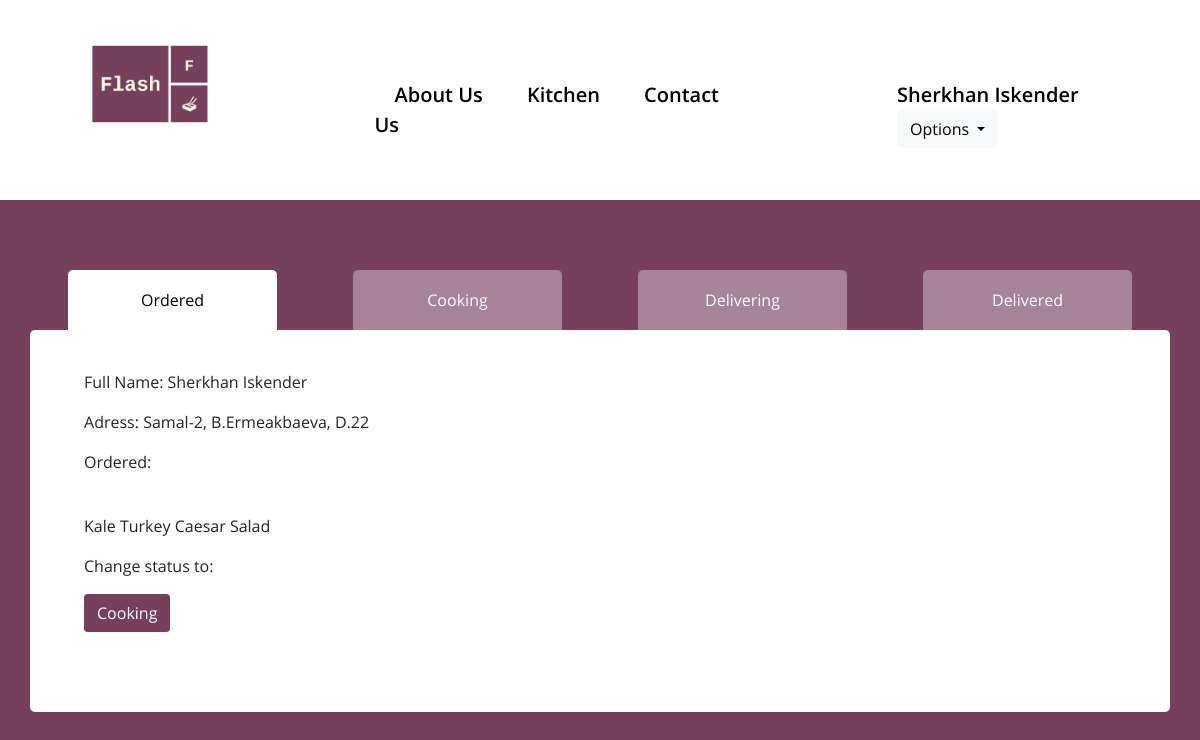
Page /php/admin_panel.php?order_status=Ordered (signed in) on the committed database.
### tables this page shows
CREATE TABLE `orders` (
  `order_id` int(11) NOT NULL,
  `dish_id` int(11) NOT NULL,
  `user_id` int(11) NOT NULL,
  `status` varchar(50) DEFAULT NULL
);

CREATE TABLE `users` (
  `user_id` int(11) NOT NULL,
  `first_name` varchar(70) NOT NULL,
  `last_name` varchar(70) NOT NULL,
  `telephone` varchar(30) NOT NULL,
  `adress` varchar(255) NOT NULL,
  `email` varchar(70) NOT NULL,
  `password` text NOT NULL
);

CREATE TABLE `dish` (
  `dish_id` int(11) NOT NULL,
  `name` varchar(255) NOT NULL,
  `description` text NOT NULL,
  `price` int(11) NOT NULL,
  `typeOfDish_id` int(11) NOT NULL,
  `picture` text NOT NULL
);

### php/admin_panel.php (the view, shortened to what this page needs)
<?php
include 'query_server.php';
?>
<!DOCTYPE html>
<html lang="en">
<head>
	<link rel="stylesheet" href="../style/style.css">
	<link href="https://cdn.jsdelivr.net/npm/bootstrap@5.0.1/dist/css/bootstrap.min.css" rel="stylesheet"
>
</head>
<body style="background-color: #76405d;">
	<?php
		include 'header.php';
		$additional_class = array("", "", "", "");
		$order_status = $_GET['order_status'];
		if (strcmp($order_status, "Ordered") == 0) {
			$typeOfQuery = "Ordered";
			$additional_class[0] = "makeBright";
			$linkStatus = "Cooking";
		}
		elseif (strcmp($order_status, "Cooking") == 0) {
			$typeOfQuery = "Cooking";
			$additional_class[1] = "makeBright";
			$linkStatus = "Delivering";
		}
		elseif (strcmp($order_status, "Delivering") == 0) {
			$typeOfQuery = "Delivering";
			$additional_class[2] = "makeBright";
			$linkStatus = "Delivered";
		}
		elseif (strcmp($order_status, "Delivered") == 0) {
			$typeOfQuery = "Delivered";
			$additional_class[3] = "makeBright";
			$linkStatus = "Done";
		}
	?>
	<section class="information">
		<div class="container">
			<div class="row">
				<?php
					echo '<div class="col">
					<button onclick="window.location.href=\'' . "admin_panel.php?order_status=Ordered" . ' \'" id="changePageButton2" class="changePageButton ' . $additional_class[0] . ' ">Ordered</button>
					</div>
				<div class="col">
					<button onclick="window.location.href=\'' . "admin_panel.php?order_status=Cooking" . ' \'" id="changePageButton2" class="changePageButton ' . $additional_class[1] . ' ">Cooking</button>
				</div>
				<div class="col">
					<button onclick="window.location.href=\'' . "admin_panel.php?order_status=Delivering" . ' \'" id="changePageButton2" class="changePageButton ' . $additional_class[2] . ' ">Delivering</button>
				</div>
				<div class="col">
					<button onclick="window.location.href=\'' . "admin_panel.php?order_status=Delivered" . ' \'" id="changePageButton2" class="changePageButton ' . $additional_class[3] . ' ">Delivered</button>
				</div>';
				?>
			</div>
			<div class="row">
				<div class="col-lg-12 p-0">
					<div id="first_page" class="first_page">
						<div class="container-fluid">
							<div class="row">
								<?php
								$queryToGetOrders = "SELECT * FROM orders INNER JOIN dish ON orders.dish_id = dish.dish_id INNER JOIN users ON orders.user_id = users.user_id WHERE status = '$typeOfQuery'";
								$result = $connect->query($queryToGetOrders);
								while($row = $result->fetch_assoc()){
									$rows[] = $row;
								}
								for($i = 0; $i < count($rows); $i++){
									echo '<div class="col-lg-6">
									<p>Full Name: ' . $rows[$i]['first_name'] . ' ' . $rows[$i]['last_name'] . '</p>
									<p>Adress: ' . $rows[$i]['adress'] . '</p>
									<p>Ordered:</p>
									<img width="200px" src="' . $rows[$i]['picture'] . '" alt="">
									<p>' . $rows[$i]['name'] . '</p>
									<p style="width: 200px;">Change status to:</p><a style="background-color: #76405d;color: #fff;display: inline-block;margin-bottom: 40px;" class="btn"
									href="change_status.php?order_id=' . $rows[$i]['order_id'] . '&changeStatusTo=' . $linkStatus . '&user_id=' . $rows[$i]['user_id'] . '">' . $linkStatus .'</a>
									</div>';
								}
								?>
							</div>
						</div>
					</div>
				</div>
			</div>
		</div>
	</section>
</body>
</html>

### style/style.css (style rules this page uses)
* { font-family: Open Sans; }
.information { padding-top: 70px; padding-bottom: 70px; }
.changePageButton { border-top-left-radius: 5px; border-top-right-radius: 5px; width: 80%; margin: 0 auto; display: block; background-color: rgba(255,255,255,0.35); outline: none; border: none; color: #fff; height: 60px; }
.first_page { width: 100%; background-color: #fff; border-radius: 5px; padding-left: 30px; padding-right: 30px; padding-top: 40px; }
.first_page { padding-bottom: 40px; }
.makeBright { background-color: #fff !important; color: #000 !important; }

### rows in the picture
orders: user.first_name "Sherkhan", user.last_name "Iskender", user.adress "Samal-2, B.Ermeakbaeva, D.22", dish.name "Kale Turkey Caesar Salad"

### other values in the picture
$_SESSION['first_name'] "Sherkhan"
$_SESSION['last_name'] "Iskender"
